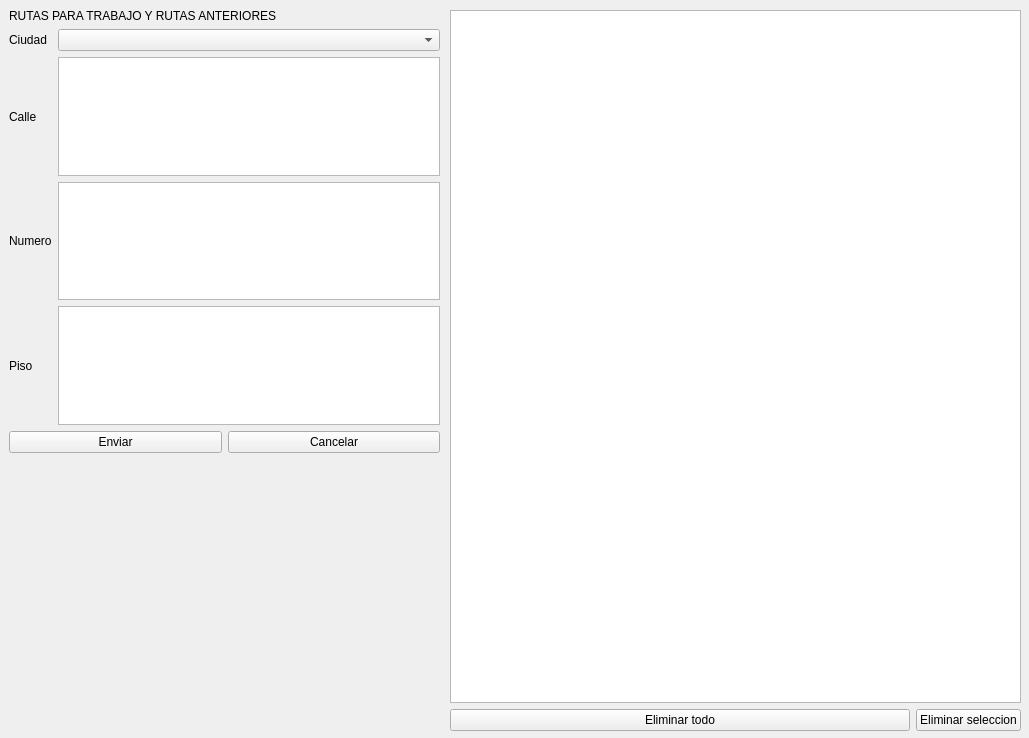
<?xml version="1.0" encoding="UTF-8"?>
<ui version="4.0">
 <class>Form</class>
 <widget class="QWidget" name="Form">
  <property name="geometry">
   <rect>
    <x>0</x>
    <y>0</y>
    <width>1029</width>
    <height>738</height>
   </rect>
  </property>
  <property name="minimumSize">
   <size>
    <width>1029</width>
    <height>738</height>
   </size>
  </property>
  <property name="windowTitle">
   <string>Form</string>
  </property>
  <widget class="QWidget" name="horizontalLayoutWidget">
   <property name="geometry">
    <rect>
     <x>9</x>
     <y>9</y>
     <width>431</width>
     <height>444</height>
    </rect>
   </property>
   <layout class="QHBoxLayout" name="horizontalLayout_3">
    <item>
     <layout class="QVBoxLayout" name="verticalLayout_2">
      <item>
       <widget class="QLabel" name="label">
        <property name="text">
         <string>RUTAS PARA TRABAJO Y RUTAS ANTERIORES</string>
        </property>
       </widget>
      </item>
      <item>
       <layout class="QGridLayout" name="gridLayout_4">
        <item row="3" column="0">
         <widget class="QLabel" name="label_5">
          <property name="text">
           <string>Piso</string>
          </property>
         </widget>
        </item>
        <item row="1" column="0">
         <widget class="QLabel" name="label_3">
          <property name="enabled">
           <bool>true</bool>
          </property>
          <property name="text">
           <string>Calle</string>
          </property>
         </widget>
        </item>
        <item row="1" column="1">
         <widget class="QTextEdit" name="textEdit_3">
          <property name="sizePolicy">
           <sizepolicy hsizetype="MinimumExpanding" vsizetype="Maximum">
            <horstretch>0</horstretch>
            <verstretch>0</verstretch>
           </sizepolicy>
          </property>
          <property name="layoutDirection">
           <enum>Qt::LeftToRight</enum>
          </property>
         </widget>
        </item>
        <item row="2" column="0">
         <widget class="QLabel" name="label_4">
          <property name="text">
           <string>Numero</string>
          </property>
         </widget>
        </item>
        <item row="3" column="1">
         <widget class="QTextEdit" name="textEdit_2">
          <property name="layoutDirection">
           <enum>Qt::LeftToRight</enum>
          </property>
         </widget>
        </item>
        <item row="0" column="0">
         <widget class="QLabel" name="label_6">
          <property name="text">
           <string>Ciudad</string>
          </property>
         </widget>
        </item>
        <item row="2" column="1">
         <widget class="QTextEdit" name="textEdit">
          <property name="layoutDirection">
           <enum>Qt::LeftToRight</enum>
          </property>
         </widget>
        </item>
        <item row="0" column="1">
         <widget class="QComboBox" name="comboBox"/>
        </item>
       </layout>
      </item>
      <item>
       <layout class="QHBoxLayout" name="horizontalLayout_2">
        <item>
         <widget class="QPushButton" name="pushButton_3">
          <property name="text">
           <string>Enviar</string>
          </property>
         </widget>
        </item>
        <item>
         <widget class="QPushButton" name="pushButton_4">
          <property name="text">
           <string>Cancelar</string>
          </property>
         </widget>
        </item>
       </layout>
      </item>
      <item>
       <layout class="QHBoxLayout" name="horizontalLayout_4"/>
      </item>
     </layout>
    </item>
   </layout>
  </widget>
  <widget class="QWidget" name="verticalLayoutWidget_2">
   <property name="geometry">
    <rect>
     <x>10</x>
     <y>200</y>
     <width>431</width>
     <height>531</height>
    </rect>
   </property>
   <layout class="QVBoxLayout" name="verticalLayout_3">
    <item>
     <widget class="QWidget" name="widget" native="true"/>
    </item>
   </layout>
  </widget>
  <widget class="QWidget" name="layoutWidget">
   <property name="geometry">
    <rect>
     <x>450</x>
     <y>10</y>
     <width>571</width>
     <height>721</height>
    </rect>
   </property>
   <layout class="QGridLayout" name="gridLayout_5">
    <item row="1" column="1">
     <widget class="QPushButton" name="pushButton_2">
      <property name="sizePolicy">
       <sizepolicy hsizetype="Maximum" vsizetype="Fixed">
        <horstretch>0</horstretch>
        <verstretch>0</verstretch>
       </sizepolicy>
      </property>
      <property name="text">
       <string>Eliminar seleccion</string>
      </property>
     </widget>
    </item>
    <item row="1" column="0">
     <widget class="QPushButton" name="pushButton_5">
      <property name="text">
       <string>Eliminar todo</string>
      </property>
     </widget>
    </item>
    <item row="0" column="0" colspan="2">
     <widget class="QListView" name="listView"/>
    </item>
   </layout>
  </widget>
 </widget>
 <resources/>
 <connections/>
</ui>
